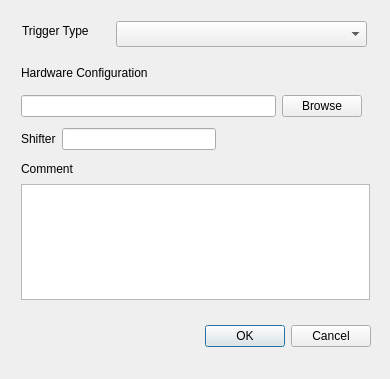
<?xml version="1.0" encoding="UTF-8"?>
<ui version="4.0">
 <class>Dialog</class>
 <widget class="QDialog" name="Dialog">
  <property name="geometry">
   <rect>
    <x>0</x>
    <y>0</y>
    <width>390</width>
    <height>379</height>
   </rect>
  </property>
  <property name="windowTitle">
   <string>Dialog</string>
  </property>
  <property name="modal">
   <bool>true</bool>
  </property>
  <widget class="QDialogButtonBox" name="buttonBox">
   <property name="geometry">
    <rect>
     <x>30</x>
     <y>320</y>
     <width>341</width>
     <height>32</height>
    </rect>
   </property>
   <property name="orientation">
    <enum>Qt::Horizontal</enum>
   </property>
   <property name="standardButtons">
    <set>QDialogButtonBox::Cancel|QDialogButtonBox::Ok</set>
   </property>
  </widget>
  <widget class="QLabel" name="label">
   <property name="geometry">
    <rect>
     <x>22</x>
     <y>23</y>
     <width>79</width>
     <height>16</height>
    </rect>
   </property>
   <property name="text">
    <string>Trigger Type</string>
   </property>
  </widget>
  <widget class="QComboBox" name="comboBox">
   <property name="geometry">
    <rect>
     <x>116</x>
     <y>21</y>
     <width>251</width>
     <height>26</height>
    </rect>
   </property>
  </widget>
  <widget class="QTextEdit" name="textEdit">
   <property name="geometry">
    <rect>
     <x>21</x>
     <y>184</y>
     <width>349</width>
     <height>116</height>
    </rect>
   </property>
  </widget>
  <widget class="QLabel" name="label_2">
   <property name="geometry">
    <rect>
     <x>21</x>
     <y>161</y>
     <width>61</width>
     <height>16</height>
    </rect>
   </property>
   <property name="text">
    <string>Comment</string>
   </property>
  </widget>
  <widget class="QWidget" name="">
   <property name="geometry">
    <rect>
     <x>21</x>
     <y>127</y>
     <width>195</width>
     <height>24</height>
    </rect>
   </property>
   <layout class="QHBoxLayout" name="horizontalLayout_2">
    <item>
     <widget class="QLabel" name="label_3">
      <property name="text">
       <string>Shifter</string>
      </property>
     </widget>
    </item>
    <item>
     <widget class="QLineEdit" name="lineEdit"/>
    </item>
   </layout>
  </widget>
  <widget class="QWidget" name="">
   <property name="geometry">
    <rect>
     <x>21</x>
     <y>57</y>
     <width>341</width>
     <height>60</height>
    </rect>
   </property>
   <layout class="QVBoxLayout" name="verticalLayout">
    <item>
     <widget class="QLabel" name="label_4">
      <property name="text">
       <string>Hardware Configuration</string>
      </property>
     </widget>
    </item>
    <item>
     <layout class="QHBoxLayout" name="horizontalLayout_3">
      <item>
       <widget class="QLineEdit" name="lineEdit_2"/>
      </item>
      <item>
       <widget class="QPushButton" name="pushButton">
        <property name="text">
         <string>Browse</string>
        </property>
       </widget>
      </item>
     </layout>
    </item>
   </layout>
  </widget>
 </widget>
 <resources/>
 <connections>
  <connection>
   <sender>buttonBox</sender>
   <signal>accepted()</signal>
   <receiver>Dialog</receiver>
   <slot>accept()</slot>
   <hints>
    <hint type="sourcelabel">
     <x>248</x>
     <y>334</y>
    </hint>
    <hint type="destinationlabel">
     <x>157</x>
     <y>274</y>
    </hint>
   </hints>
  </connection>
  <connection>
   <sender>buttonBox</sender>
   <signal>rejected()</signal>
   <receiver>Dialog</receiver>
   <slot>reject()</slot>
   <hints>
    <hint type="sourcelabel">
     <x>316</x>
     <y>340</y>
    </hint>
    <hint type="destinationlabel">
     <x>286</x>
     <y>274</y>
    </hint>
   </hints>
  </connection>
 </connections>
</ui>
